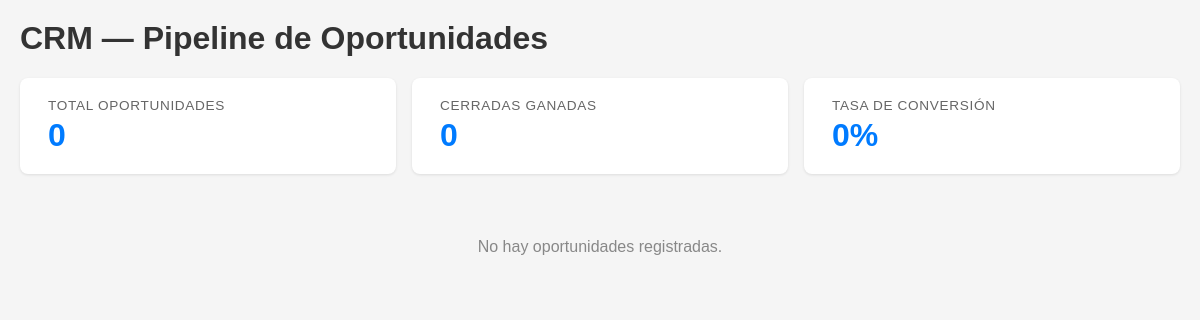
/crm/, run on an earlier commit of the app's database.
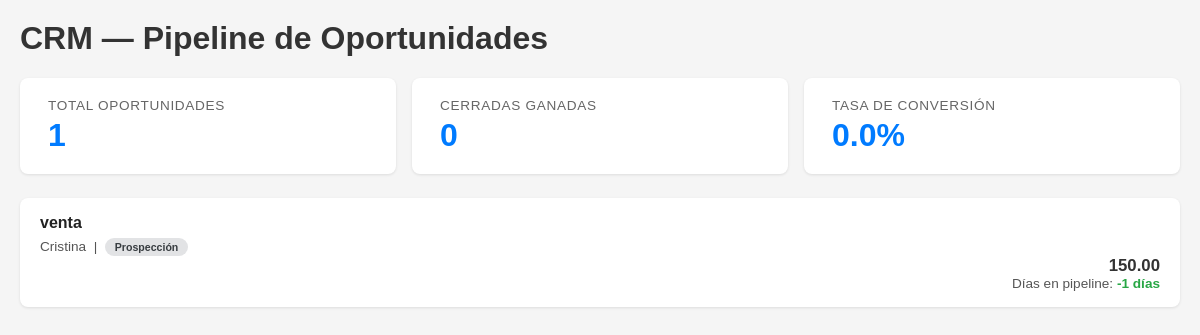
And on a later commit of the database.
### crm/models.py (models this page shows, shortened)
class Oportunidad(models.Model):
    class Etapa(models.TextChoices):
        PROSPECCION = 'PRO', 'Prospección'
        PROPUESTA = 'PRP', 'Propuesta'
        NEGOCIACION = 'NEG', 'Negociación'
        GANADA = 'GAN', 'Cerrada Ganada'
        PERDIDA = 'PER', 'Cerrada Perdida'
    titulo = models.CharField(max_length=200)
    cliente = models.ForeignKey(Cliente, on_delete=models.CASCADE, related_name='oportunidades')
    valor_estimado = models.DecimalField(max_digits=12, decimal_places=2)
    etapa = models.CharField(max_length=3, choices=Etapa.choices, default=Etapa.PROSPECCION)
    fecha_creacion = models.DateTimeField(auto_now_add=True)
    fecha_cierre = models.DateTimeField(null=True, blank=True)
    @property
    def dias_abierta(self):
        if not self.fecha_creacion:
            return 0
        final = self.fecha_cierre if self.fecha_cierre else timezone.now()
        return (final - self.fecha_creacion).days
    class Meta:
        verbose_name = 'Oportunidad'
        verbose_name_plural = 'Oportunidades'
        ordering = ['-fecha_creacion']

class Cliente(models.Model):
    nombre = models.CharField(max_length=200)
    email = models.EmailField(unique=True)
    telefono = models.CharField(max_length=20, blank=True)
    empresa = models.CharField(max_length=200, blank=True)
    fecha_registro = models.DateTimeField(auto_now_add=True)
    def __str__(self):
        return self.nombre
    class Meta:
        verbose_name = 'Cliente'
        verbose_name_plural = 'Clientes'
        ordering = ['nombre']

### crm/views.py (the view)
# urls.py: path('', views.crm_dashboard, name='crm_dashboard'),
def crm_dashboard(request):
    oportunidades = Oportunidad.objects.select_related('cliente').all()
    total = oportunidades.count()
    ganadas = oportunidades.filter(etapa=Oportunidad.Etapa.GANADA).count()
    tasa_conversion = round(ganadas / total * 100, 2) if total > 0 else 0
    context = {
        'tasa_conversion': tasa_conversion,
        'total': total,
        'ganadas': ganadas,
        'oportunidades': oportunidades.order_by('-valor_estimado'),
    }
    return render(request, 'crm/dashboard.html', context)

### crm/templates/crm/dashboard.html (shortened to what this page needs)
<html>
<head>
</head>
<body>
    <h1>CRM — Pipeline de Oportunidades</h1>
    <div class="stats">
        <div class="stat-card">
            <div class="label">Total oportunidades</div>
            <div class="value">{{ total }}</div>
        </div>
        <div class="stat-card">
            <div class="label">Cerradas ganadas</div>
            <div class="value">{{ ganadas }}</div>
        </div>
        <div class="stat-card">
            <div class="label">Tasa de conversión</div>
            <div class="value">{{ tasa_conversion }}%</div>
        </div>
    </div>
    {% for op in oportunidades %}
    <div class="card">
        <div>
            <h3>{{ op.titulo }}</h3>
            <div class="meta">
                {{ op.cliente }} &nbsp;|&nbsp;
                <span class="badge badge-{{ op.etapa }}">{{ op.get_etapa_display }}</span>
            </div>
        </div>
        <div class="right">
            <div class="valor">{{ op.valor_estimado }} {{ moneda }}</div>
            <div class="meta">
                Días en pipeline:
                <span class="{% if op.dias_abierta > 30 %}text-danger{% else %}text-success{% endif %}">
                    {{ op.dias_abierta }} días
                </span>
            </div>
        </div>
    </div>
    {% empty %}
    <p style="color: #888; text-align: center; padding: 40px;">No hay oportunidades registradas.</p>
    {% endfor %}
</body>
</html>

### crm/templates/crm/dashboard.html (style rules this page uses)
body { font-family: Arial, sans-serif; margin: 20px; background: #f5f5f5; }
h1 { color: #333; }
.stats { display: flex; gap: 16px; margin-bottom: 24px; }
.stat-card { background: #fff; border-radius: 8px; padding: 20px 28px; box-shadow: 0 1px 3px rgba(0,0,0,0.1); flex: 1; }
.stat-card .label { font-size: 0.85em; color: #666; text-transform: uppercase; letter-spacing: 0.05em; }
.stat-card .value { font-size: 2em; font-weight: bold; color: #007bff; margin-top: 4px; }
.card { background: #fff; border-radius: 8px; padding: 16px 20px; margin-bottom: 12px; box-shadow: 0 1px 3px rgba(0,0,0,0.1); }
.card h3 { margin: 0 0 6px; color: #222; font-size: 1em; }
.card .meta { font-size: 0.85em; color: #555; }
.badge { display: inline-block; padding: 3px 10px; border-radius: 12px; font-size: 0.78em; font-weight: bold; }
.badge-PRO { background: #e2e3e5; color: #383d41; }
.text-success { color: #28a745; font-weight: bold; }
.right { text-align: right; }
.valor { font-size: 1.05em; font-weight: bold; color: #333; }

What changed in the data, as far as the page shows it:
added Oportunidad: titulo "venta", cliente "Cristina", etapa "Prospección", valor_estimado "150.00", dias_abierta "-1"
Also different on the page:
{{ total }}: "0" → "1"
{{ tasa_conversion }}: "0" → "0.0"
text no longer shown: "No hay oportunidades registradas."
